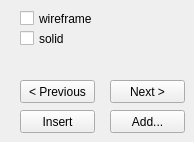
         <widget class="QWidget" name="tab_9">
          <attribute name="icon">
           <iconset resource="../resources/mainresource.qrc">
            <normaloff>:/mainres/images/object.png</normaloff>:/mainres/images/object.png</iconset>
          </attribute>
          <attribute name="title">
           <string/>
          </attribute>
          <widget class="QPushButton" name="pbAddObject">
           <property name="geometry">
            <rect>
             <x>110</x>
             <y>110</y>
             <width>75</width>
             <height>23</height>
            </rect>
           </property>
           <property name="text">
            <string>Add...</string>
           </property>
          </widget>
          <widget class="QPushButton" name="pb_insertprevius">
           <property name="geometry">
            <rect>
             <x>20</x>
             <y>80</y>
             <width>75</width>
             <height>23</height>
            </rect>
           </property>
           <property name="toolTip">
            <string>Previus object</string>
           </property>
           <property name="text">
            <string>&lt; Previous</string>
           </property>
          </widget>
          <widget class="QPushButton" name="pb_insertobject">
           <property name="geometry">
            <rect>
             <x>20</x>
             <y>110</y>
             <width>75</width>
             <height>23</height>
            </rect>
           </property>
           <property name="text">
            <string>Insert</string>
           </property>
          </widget>
          <widget class="QCheckBox" name="view_solid">
           <property name="geometry">
            <rect>
             <x>20</x>
             <y>30</y>
             <width>71</width>
             <height>17</height>
            </rect>
           </property>
           <property name="text">
            <string>solid</string>
           </property>
          </widget>
          <widget class="QPushButton" name="pb_insertnext">
           <property name="geometry">
            <rect>
             <x>110</x>
             <y>80</y>
             <width>75</width>
             <height>23</height>
            </rect>
           </property>
           <property name="toolTip">
            <string>Next object</string>
           </property>
           <property name="text">
            <string>Next &gt;</string>
           </property>
          </widget>
          <widget class="QCheckBox" name="view_wireframe">
           <property name="geometry">
            <rect>
             <x>20</x>
             <y>10</y>
             <width>91</width>
             <height>17</height>
            </rect>
           </property>
           <property name="text">
            <string>wireframe</string>
           </property>
          </widget>
         </widget>
